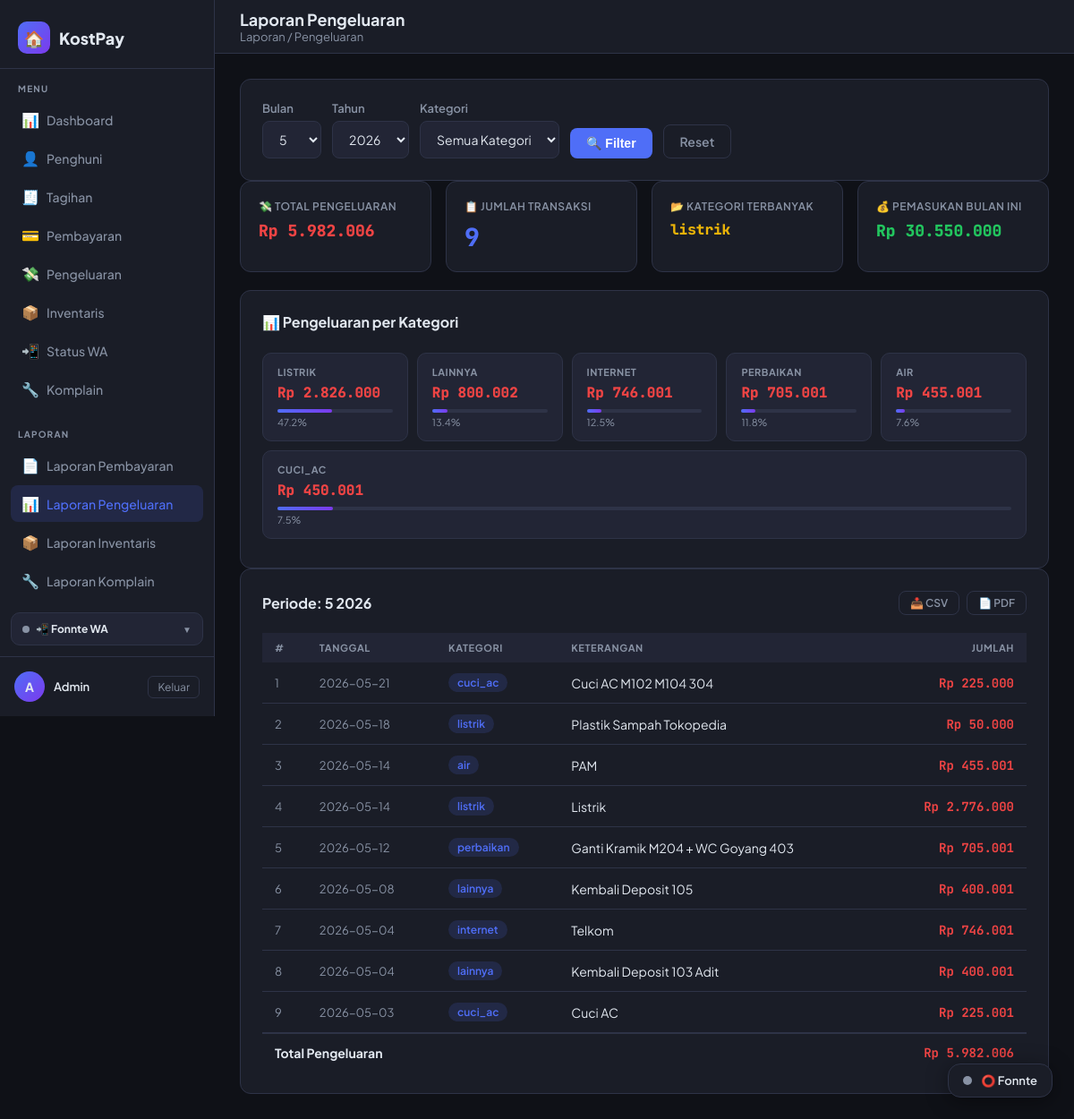
/laporan/pengeluaran (signed in), run on the app's committed database.
### tables this page shows
CREATE TABLE pengeluaran (
            id          INTEGER PRIMARY KEY AUTOINCREMENT,
            tanggal     TEXT    NOT NULL,
            kategori    TEXT    NOT NULL,
            keterangan  TEXT    NOT NULL,
            jumlah      REAL    NOT NULL DEFAULT 0,
            dibayar_ke  TEXT,
            catatan     TEXT,
            created_at  TEXT    DEFAULT (datetime('now','localtime'))
        );

### routes/laporan_routes.py (the view)
@laporan_bp.route('/pengeluaran')
@login_required
def pengeluaran():
    bulan, tahun     = _get_filter_params()
    filter_kategori  = request.args.get('kategori', '')
    db               = get_db()
    rows             = _query_pengeluaran(db, bulan, tahun, filter_kategori or None)
    kategori_summary = _query_kategori_summary(db, bulan, tahun)
    total_pengeluaran= sum(r['jumlah'] for r in rows)
    kategori_terbanyak = kategori_summary[0]['kategori'] if kategori_summary else None
    pemasukan_bln    = _query_pemasukan(db, bulan, tahun)
    kategori_list = [r['kategori'] for r in db.execute(
        "SELECT DISTINCT COALESCE(kategori,'Lainnya') AS kategori FROM pengeluaran ORDER BY kategori"
    ).fetchall()]
    return render_template('laporan/pengeluaran.html',
        rows=rows,
        bulan=bulan,
        tahun=tahun,
        tahun_list=_tahun_list_pengeluaran(db),
        kategori_list=kategori_list,
        filter_kategori=filter_kategori,
        total_pengeluaran=total_pengeluaran,
        kategori_summary=kategori_summary,
        kategori_terbanyak=kategori_terbanyak,
        pemasukan_bln=pemasukan_bln,
    )

### models/database.py (called while the page is built)
def get_db():
    conn = sqlite3.connect(DATABASE)
    conn.row_factory = sqlite3.Row  # akses kolom via nama
    return conn

### routes/laporan_routes.py (called while the page is built)
def _get_filter_params():
    now = datetime.date.today()
    bulan = request.args.get('bulan', type=int, default=now.month)
    tahun = request.args.get('tahun', type=int, default=now.year)
    return bulan, tahun

def _tahun_list_pengeluaran(db):
    rows = db.execute(
        "SELECT DISTINCT strftime('%Y', tanggal) AS tahun FROM pengeluaran ORDER BY tahun DESC"
    ).fetchall()
    return [int(r['tahun']) for r in rows] or [datetime.date.today().year]

def _query_pengeluaran(db, bulan, tahun, kategori=None):
    q = """
        SELECT tanggal, kategori, keterangan, jumlah
        FROM pengeluaran
        WHERE strftime('%m', tanggal) = ? AND strftime('%Y', tanggal) = ?
    """
    p = [f"{bulan:02d}", str(tahun)]
    if kategori:
        q += " AND kategori = ?"
        p.append(kategori)
    q += " ORDER BY tanggal DESC"
    return db.execute(q, p).fetchall()

def _query_kategori_summary(db, bulan, tahun):
    return db.execute("""
        SELECT COALESCE(kategori, 'Lainnya') AS kategori, SUM(jumlah) AS total
        FROM pengeluaran
        WHERE strftime('%m', tanggal) = ? AND strftime('%Y', tanggal) = ?
        GROUP BY kategori
        ORDER BY total DESC
    """, (f"{bulan:02d}", str(tahun))).fetchall()

def _query_pemasukan(db, bulan, tahun):
    row = db.execute("""
        SELECT COALESCE(SUM(jumlah_bayar), 0) AS total
        FROM pembayaran
        WHERE strftime('%m', tanggal_bayar) = ? AND strftime('%Y', tanggal_bayar) = ?
    """, (f"{bulan:02d}", str(tahun))).fetchone()
    return row['total'] if row else 0

### utils/activity_logger.py (called while the page is built, shortened)
def log_activity(app):
    @app.before_request
    def _track():
        admin_id = session.get("admin_id")
        username = session.get("admin_username")
        if not admin_id or not username:
            return

### utils/auth.py (called while the page is built)
def login_required(f):
    @wraps(f)
    def decorated(*args, **kwargs):
        if 'admin_id' not in session:
            flash('Silakan login terlebih dahulu.', 'warning')
            return redirect(url_for('auth.login'))
        return f(*args, **kwargs)
    return decorated

### utils/format_helper.py (called while the page is built)
def rupiah(amount) -> str:
    try:
        return f"Rp {float(amount):,.0f}".replace(",", ".")
    except (ValueError, TypeError):
        return "Rp 0"

### templates/laporan/pengeluaran.html (shortened to what this page needs)
{% extends 'base.html' %}
{% block page_title %}Laporan Pengeluaran{% endblock %}
{% block breadcrumb %}Laporan / Pengeluaran{% endblock %}
{% block content %}
<div class="card mb-3">
  <form method="get" style="display:flex; gap:12px; align-items:flex-end; flex-wrap:wrap;">
    <div class="form-group" style="margin:0;">
      <label>Bulan</label>
      <select name="bulan">
        {% for b in range(1,13) %}
          <option value="{{ b }}" {% if b == bulan %}selected{% endif %}>{{ b | nama_bulan }}</option>
        {% endfor %}
      </select>
    </div>
    <div class="form-group" style="margin:0;">
      <label>Tahun</label>
      <select name="tahun">
        {% for t in tahun_list %}
          <option value="{{ t }}" {% if t == tahun %}selected{% endif %}>{{ t }}</option>
        {% endfor %}
      </select>
    </div>
    <div class="form-group" style="margin:0;">
      <label>Kategori</label>
      <select name="kategori">
        <option value="">Semua Kategori</option>
      </select>
    </div>
    <button type="submit" class="btn btn-primary">🔍 Filter</button>
    <a href="{{ url_for('laporan.pengeluaran') }}" class="btn btn-outline">Reset</a>
  </form>
</div>
<div class="stats-grid" style="margin-bottom:20px;">
  <div class="stat-card red">
    <div class="stat-label">💸 Total Pengeluaran</div>
    <div class="stat-value" style="font-size:18px;">{{ total_pengeluaran | rupiah }}</div>
  </div>
  <div class="stat-card accent">
    <div class="stat-label">📋 Jumlah Transaksi</div>
    <div class="stat-value">{{ rows | length }}</div>
  </div>
  <div class="stat-card yellow">
    <div class="stat-label">📂 Kategori Terbanyak</div>
    <div class="stat-value" style="font-size:16px;">{{ kategori_terbanyak or '—' }}</div>
  </div>
  <div class="stat-card green">
    <div class="stat-label">💰 Pemasukan Bulan Ini</div>
    <div class="stat-value" style="font-size:18px;">{{ pemasukan_bln | rupiah }}</div>
  </div>
</div>
{% if kategori_summary %}
<div class="card mb-3">
  <div class="card-header">
    <div class="card-title">📊 Pengeluaran per Kategori</div>
  </div>
  <div style="display:flex; flex-wrap:wrap; gap:10px; padding:4px 0 8px;">
    {% for ks in kategori_summary %}
    {% set pct = ((ks.total / total_pengeluaran) * 100) | round(1) if total_pengeluaran else 0 %}
    <div style="
      flex:1; min-width:140px;
      background:var(--surface2); border:1px solid var(--border);
      border-radius:10px; padding:14px 16px;
    ">
      <div style="font-size:11px; color:var(--muted); font-weight:700; text-transform:uppercase; letter-spacing:.5px; margin-bottom:6px;">
        {{ ks.kategori or 'Lainnya' }}
      </div>
      <div style="font-size:16px; font-weight:800; color:var(--red); font-family:var(--mono);">
        {{ ks.total | rupiah }}
      </div>
      <div style="margin-top:8px; height:4px; border-radius:2px; background:var(--border);">
        <div style="
          height:4px; border-radius:2px;
          background:linear-gradient(90deg, var(--accent), var(--accent2));
          width:{{ pct }}%;
        "></div>
      </div>
      <div style="font-size:11px; color:var(--muted); margin-top:4px;">{{ pct }}%</div>
    </div>
    {% endfor %}
  </div>
</div>
{% endif %}
<div class="card">
  <div class="card-header">
    <div class="card-title">Periode: {{ bulan | nama_bulan }} {{ tahun }}</div>
    <div style="display:flex; gap:8px;">
      <a href="{{ url_for('laporan.export_pengeluaran_csv', bulan=bulan, tahun=tahun) }}"
         class="btn btn-outline btn-sm">📥 CSV</a>
      <a href="{{ url_for('laporan.export_pengeluaran_pdf', bulan=bulan, tahun=tahun) }}"
         class="btn btn-outline btn-sm">📄 PDF</a>
    </div>
  </div>
  <div class="table-wrap">
    <table>
      <thead>
        <tr>
          <th>#</th>
          <th>Tanggal</th>
          <th>Kategori</th>
          <th>Keterangan</th>
          <th style="text-align:right;">Jumlah</th>
        </tr>
      </thead>
      <tbody>
        {% for r in rows %}
        <tr>
          <td class="text-muted">{{ loop.index }}</td>
          <td class="text-muted" style="font-size:13px;">{{ r.tanggal }}</td>
          <td><span class="badge badge-info">{{ r.kategori or 'Lainnya' }}</span></td>
          <td>{{ r.keterangan or '—' }}</td>
          <td class="text-mono text-red fw-bold" style="text-align:right;">
            {{ r.jumlah | rupiah }}
          </td>
        </tr>
        {% else %}
        <tr>
          <td colspan="5" style="text-align:center; padding:32px; color:var(--muted);">
            Tidak ada data pengeluaran untuk periode ini.
          </td>
        </tr>
        {% endfor %}
      </tbody>
      {% if rows %}
      <tfoot>
        <tr style="font-weight:700; border-top:2px solid var(--border);">
          <td colspan="4">Total Pengeluaran</td>
          <td class="text-mono text-red" style="text-align:right;">
            {{ total_pengeluaran | rupiah }}
          </td>
        </tr>
      </tfoot>
      {% endif %}
    </table>
  </div>
</div>
{% endblock %}

### templates/base.html (style rules this page uses)
:root { --bg: #0f1117; --surface: #1a1d27; --surface2: #222535; --border: #2e3347; --accent: #4f6ef7; --accent2: #7c3aed; --green: #22c55e; --yellow: #eab308; --red: #ef4444; --text: #e2e8f0; --muted: #8892a4; --font: 'Plus Jakarta Sans', sans-serif; --mono: 'JetBrains Mono', monospace; --radius: 12px; --sidebar-w: 240px; }
* { box-sizing: border-box; margin: 0; padding: 0; }
body { font-family: var(--font); background: var(--bg); color: var(--text); min-height: 100vh; display: flex; }
.card { background: var(--surface); border: 1px solid var(--border); border-radius: var(--radius); padding: 24px; }
.card-header { display: flex; align-items: center; justify-content: space-between; margin-bottom: 20px; }
.card-title { font-size: 16px; font-weight: 700; }
.stats-grid { display: grid; grid-template-columns: repeat(auto-fit, minmax(200px,1fr)); gap: 16px; margin-bottom: 24px; }
.stat-card { background: var(--surface); border: 1px solid var(--border); border-radius: var(--radius); padding: 20px; }
.stat-label { font-size: 12px; color: var(--muted); font-weight: 600; text-transform: uppercase; letter-spacing: .5px; margin-bottom: 8px; }
.stat-value { font-size: 28px; font-weight: 800; font-family: var(--mono); }
.stat-card.accent .stat-value { color: var(--accent); }
.stat-card.green .stat-value { color: var(--green); }
.stat-card.yellow .stat-value { color: var(--yellow); }
.stat-card.red .stat-value { color: var(--red); }
.table-wrap { overflow-x: auto; }
table { width: 100%; border-collapse: collapse; font-size: 14px; }
th { background: var(--surface2); color: var(--muted); font-size: 11px; font-weight: 700; text-transform: uppercase; letter-spacing: .6px; padding: 10px 14px; text-align: left; }
td { padding: 12px 14px; border-bottom: 1px solid var(--border); }
tr:last-child td { border-bottom: none; }
.badge { display: inline-flex; align-items: center; padding: 3px 10px; border-radius: 20px; font-size: 12px; font-weight: 600; }
.badge-info { background: rgba(79,110,247,.15); color: var(--accent); }
.btn { display: inline-flex; align-items: center; gap: 6px; padding: 9px 18px; border-radius: 8px; font-size: 14px; font-weight: 600; cursor: pointer; border: none; text-decoration: none; transition: all .15s; }
.btn-primary { background: var(--accent); color: #fff; }
.btn-sm { padding: 5px 12px; font-size: 12px; }
.btn-outline { background: none; border: 1px solid var(--border); color: var(--muted); }
.form-group { margin-bottom: 18px; }
label { display: block; font-size: 13px; font-weight: 600; margin-bottom: 6px; color: var(--muted); }
input, select, textarea { width: 100%; background: var(--surface2); border: 1px solid var(--border); border-radius: 8px; padding: 10px 14px; color: var(--text); font-family: var(--font); font-size: 14px; outline: none; transition: border-color .15s; }
select option { background: var(--surface2); }
.text-muted { color: var(--muted); font-size: 13px; }
.text-mono { font-family: var(--mono); }
.fw-bold { font-weight: 700; }
.text-red { color: var(--red); }

### data on the page
pengeluaran: tanggal "2026-05-21", kategori "cuci_ac", keterangan "Cuci AC M102 M104 304", jumlah|rupiah "Rp 225.000"
pengeluaran: tanggal "2026-05-18", kategori "listrik", keterangan "Plastik Sampah Tokopedia", jumlah|rupiah "Rp 50.000"
pengeluaran: tanggal "2026-05-14", kategori "air", keterangan "PAM", jumlah|rupiah "Rp 455.001"
pengeluaran: tanggal "2026-05-14", kategori "listrik", keterangan "Listrik", jumlah|rupiah "Rp 2.776.000"
pengeluaran: tanggal "2026-05-12", kategori "perbaikan", keterangan "Ganti Kramik M204 + WC Goyang 403", jumlah|rupiah "Rp 705.001"
pengeluaran: tanggal "2026-05-08", kategori "lainnya", keterangan "Kembali Deposit 105", jumlah|rupiah "Rp 400.001"
pengeluaran: tanggal "2026-05-04", kategori "internet", keterangan "Telkom", jumlah|rupiah "Rp 746.001"
pengeluaran: tanggal "2026-05-04", kategori "lainnya", keterangan "Kembali Deposit 103 Adit", jumlah|rupiah "Rp 400.001"
pengeluaran: tanggal "2026-05-03", kategori "cuci_ac", keterangan "Cuci AC", jumlah|rupiah "Rp 225.001"

### other printed values
{{ (session.admin_nama or 'A')[0] }} "A"
{{ session.admin_nama or 'Admin' }} "Admin"
{{ total_pengeluaran | rupiah }} "Rp 5.982.006"
{{ rows | length }} "9"
{{ kategori_terbanyak or '—' }} "listrik"
{{ pemasukan_bln | rupiah }} "Rp 30.550.000"
{{ ks.kategori or 'Lainnya' }} "LISTRIK" "LAINNYA" "INTERNET" "PERBAIKAN" "AIR" "CUCI_AC"
{{ ks.total | rupiah }} "Rp 2.826.000" "Rp 800.002" "Rp 746.001" "Rp 705.001" "Rp 455.001" "Rp 450.001"
{{ pct }} "47.2" "13.4" "12.5" "11.8" "7.6" "7.5"
{{ bulan | nama_bulan }} "5"
{{ tahun }} "2026"
form field bulan "5"
form field tahun "2026"
